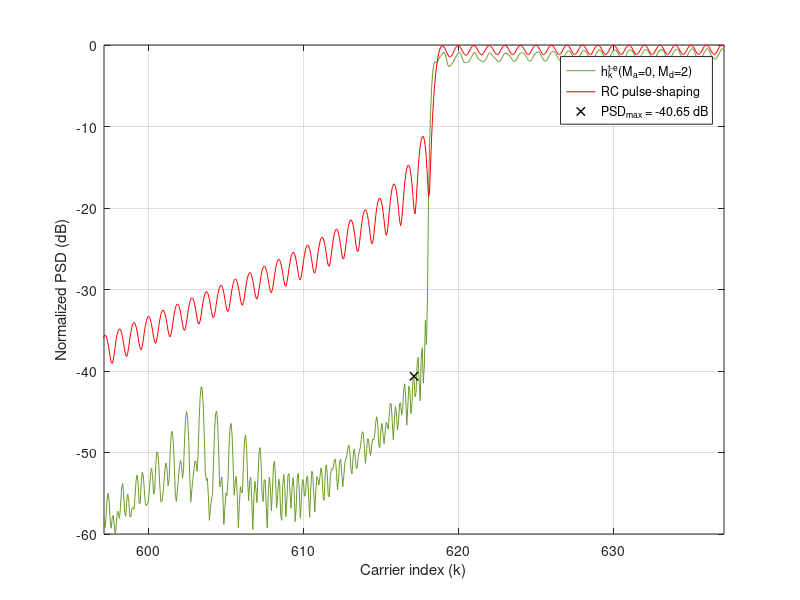

Reproduce this figure in MATLAB. (Note: this script raises an error after producing the figure.)
clear, close all
%% %%%%%%%%%%%%%%%%%%%%%%%%%%%%%%%%%%%%%%%%%%%%%%%%%%%%%%%%%%
% %                 LOAD THE PARAMETERS                   % %
%%%%%%%%%%%%%%%%%%%%%%%%%%%%%%%%%%%%%%%%%%%%%%%%%%%%%%%%%% %%
addpath('../../data/Fig2')
load('Fig2_Parameters_for_5G_NR_Ma_0_Md_2.mat');

Fsob = OFDM_param.Fsob; % Upsampling factor 
% Upsample in time-domain
N = OFDM_param.N*Fsob;
Ngi = OFDM_param.Ngi*Fsob;
b = (OFDM_param.b+1)*Fsob-1;
L = OFDM_param.L*Fsob;
Ms = OFDM_param.Ms;
g = OFDM_param.g;
us = OFDM_param.us;
ue = OFDM_param.ue;

ur = us + ue;

Pd = GenPulse_param.Pd;
Pd_todas = GenPulse_param.Pd_todas;
Paic = GenPulse_param.Paic;
Ptk = GenPulse_param.Ptk;
R_aic = GenPulse_param.R_aic;
R_tk = GenPulse_param.R_tk;
NexTemp_a = GenPulse_param.NexTemp_a;
NexTemp_d = GenPulse_param.NexTemp_d;
cell_coef_lim = GenPulse_param.cell_coef_lim;



%% %%%%%%%%%%%%%%%%%%%%%%%%%%%%%%%%%%%%%%%%%%%%%%%%%%%%%%%%%%
%            OBTAIN THE PULSES IN THE SCENARIO            % %
%%%%%%%%%%%%%%%%%%%%%%%%%%%%%%%%%%%%%%%%%%%%%%%%%%%%%%%%%% %%

h_k = zeros((NexTemp_a+NexTemp_d+1)*L+b, N); % Matrix containing the proposed pulses
vn=(0:L+b-1)'-Ngi;  % Dicrete time axis vector

aic_k = zeros((NexTemp_a+NexTemp_d+1)*L+b, N);  % Matrix containing the AIC term
t_k = zeros((NexTemp_a+NexTemp_d+1)*L+b, N);    % Matrix containing the AST term

% Obtain h_k for every data carrier
for ind_k = 1:length(Pd)

    % % AIC terms
    %%%%%%%%%%%%%%%%%%%%%%%%%%%%%%%%%%
    % Central term
    Pc = exp(1j*2*pi/N*repmat(vn,1,length(Paic{ind_k})).*repmat(Paic{ind_k}.',length(vn),1)).*repmat(g.',1,length(Paic{ind_k}));
    % Advanced and delayed terms
    for ind_m = -NexTemp_a:NexTemp_d
        if ind_m ~= 0 % Skip the central term
            Pc = [Pc, exp(1j*2*pi/N*repmat(vn,1,length(Paic{ind_k})).*repmat(Paic{ind_k}.',length(vn),1)).*repmat(g.',1,length(Paic{ind_k}))]; % Concatenamos las columnas de los tonos AIC de los Ma+Md+1 pulsos
        end
    end

    aic_temp = Pc*diag(R_aic{ind_k});
    aic_k((NexTemp_a*L+1):(NexTemp_a+1)*L+b,Pd(ind_k)+N/2+1) = sum(aic_temp(:,1:length(Paic{ind_k})),2);    % CENTRAL TERM
    
    m_temp = 0;
    for ind_m = -NexTemp_a:NexTemp_d;                                                                       % ADVANCED AND DELAYED TERMS
        if ind_m ~= 0 % Skip the central terms
            aic_k(((NexTemp_a+ind_m)*L+1):((NexTemp_a+ind_m+1)*L+b),Pd(ind_k)+N/2+1) = aic_k(((NexTemp_a+ind_m)*L+1):((NexTemp_a+ind_m+1)*L+b),Pd(ind_k)+N/2+1) + sum(aic_temp(:,(length(Paic{ind_k})*(1+m_temp)) + (1:length(Paic{ind_k}))),2);
            m_temp = m_temp+1;
        end
    end
    
    % % AST terms
    %%%%%%%%%%%%%%%%%%%%%%%%%%%%%%%%%%
    % Central term
    Ts = exp(1j*2*pi/N*repmat(vn,1,length(Ptk{ind_k})).*repmat(Ptk{ind_k}.',length(vn),1)).*repmat(us.',1,length(Ptk{ind_k}));
    Te = exp(1j*2*pi/N*repmat(vn,1,length(Ptk{ind_k})).*repmat(Ptk{ind_k}.',length(vn),1)).*repmat(ue.',1,length(Ptk{ind_k}));
    T = [Ts, Te];
    
    % Advanced and delayed terms
    for ind_m = -NexTemp_a:-1;
        T = [T, Ts];
    end
    for ind_m=1:NexTemp_d;
        T = [T, Te];
    end
    t_k_temp = T*diag(R_tk{ind_k});

    t_k(((NexTemp_a)*L+1):((NexTemp_a+1))*L+b,Pd(ind_k)+N/2+1) = sum(t_k_temp(:,1:2*length(Ptk{ind_k})),2);

    m_temp = 0;
    for ind_m = -NexTemp_a:-1;
            t_k(((NexTemp_a+ind_m)*L+1):(NexTemp_a+ind_m+1)*L+b,Pd(ind_k)+N/2+1) = t_k(((NexTemp_a+ind_m)*L+1):(NexTemp_a+ind_m+1)*L+b,Pd(ind_k)+N/2+1) + sum(t_k_temp(:,(2*length(Ptk{ind_k})+m_temp*length(Ptk{ind_k})) + (1:length(Ptk{ind_k}))),2);
            m_temp = m_temp + 1;
    end
    for ind_m = 1:NexTemp_d;
            t_k(((NexTemp_a+ind_m)*L+1):(NexTemp_a+ind_m+1)*L+b,Pd(ind_k)+N/2+1) = t_k(((NexTemp_a+ind_m)*L+1):(NexTemp_a+ind_m+1)*L+b,Pd(ind_k)+N/2+1) + sum(t_k_temp(:,(2*length(Ptk{ind_k})+m_temp*length(Ptk{ind_k})) + (1:length(Ptk{ind_k}))),2);
            m_temp = m_temp + 1;
    end
end

h_k = aic_k + t_k;

p_k_conv = exp(1j*(2*pi/N)*repmat(vn,1,length(Pd_todas)).*repmat(Pd_todas.',length(vn),1)).*repmat(g.',1,length(Pd_todas));

h_k(NexTemp_a*L + (1:L+b),Pd_todas+N/2+1) = h_k(NexTemp_a*L + (1:L+b),Pd_todas+N/2+1) + p_k_conv;


%% %%%%%%%%%%%%%%%%%%%%%%%%%%%%%%%%%%%%%%%%%%%%%%%%%%%%%%%%%%
% %     REPRESENTATION OF THE PULSES IN THE SCENARIO      % %
%%%%%%%%%%%%%%%%%%%%%%%%%%%%%%%%%%%%%%%%%%%%%%%%%%%%%%%%%% %%

% Obtain the PSD
H_k = fft(h_k,N*Ms);
P_k = fft(p_k_conv,N*Ms);

psd_H = fftshift(sum(abs(H_k).^2,2));
psd_P = fftshift(sum(abs(P_k).^2,2));

x = (-N*Ms/2:N*Ms/2-1)/(Ms);
indices = find(ismember(x,[-N/2,N/2-1]));
indices = indices(1):1:indices(2);

x = x+N/2;
y_h = 10*log10(psd_H/max(psd_H));
y_p = 10*log10(psd_P/max(psd_P));

PSD_max = max(max(y_h(find(x>Pd_todas(end)+N/2+1.67))), max(y_h(find(x<Pd_todas(1)+N/2-1.67)))); %% PSD_MAX IS SOUGHT BEYOND THE 0.67 SCS GUARD BAND THAT IS LEFT BY EACH SIDE
x_PSD_max = x(find(y_h==PSD_max));

% Fig 2 (ITU-T Rec. G9960 Ma=0,Md=2)
figure,
plot(x(indices),y_h(indices), 'DisplayName', 'h_k^{t-e}(M_a=0, M_d=2)', 'Color', "#6B9B2B"); hold on; grid on;
plot(x(indices),y_p(indices), 'DisplayName', 'RC pulse-shaping', 'Color', 'r');
plot(x_PSD_max, PSD_max, 'Marker', 'x', 'Color', 'k', 'LineStyle', 'none','LineWidth',1, 'DisplayName', ['PSD_{max} = ', num2str(PSD_max, '%.2f'), ' dB'])
xlabel('Carrier index (k)'); ylabel('Normalized PSD (dB)'); legend('show')
xlim(x_PSD_max+[-20,20]); ylim([-60,0])

%% %%%%%%%%%%%%%%%%%%%%%%%%%%%%
% %     CLARIFYING NOTE     % %
%%%%%%%%%%%%%%%%%%%%%%%%%%%% %%

NOTE = ['NOTE: The maximum number of RB that can be used in a 5 MHz channel is 25, which is equivalent to 4.5 MHz (SCS = 15 kHz).',...
    ' That leaves a 500 kHz guard band, 250 kHz by each side of the transmission band.',...
    ' If this guard band is reduced by repurposing those carriers that were previously assigned to it for data transmission, it can be reduced by up to 16 subcarriers, leaving a residual guard band 10 kHz wide (2/3 of an SCS).',...
    ' Hence, the PSD peak can be sought beyond that guard band, which is 1.67 SCS beyond the outermost transmitting subcarrier by each end of the passband.'];
wrapped_NOTE = textwrap({NOTE}, 70);
disp('##################################################################################')
fprintf('\n')
disp(wrapped_NOTE)
disp('##################################################################################')